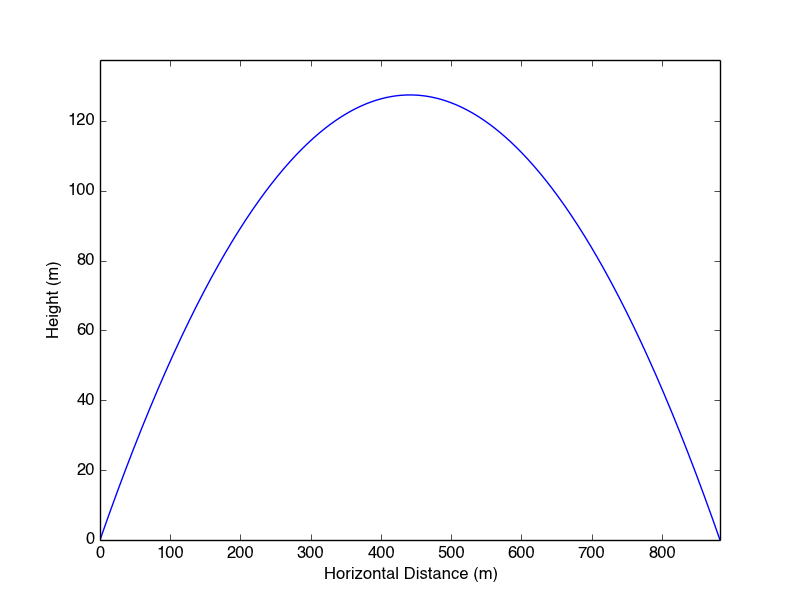

Reproduce this figure in Python.
# Exercise 5.13
import numpy as np
import matplotlib.pyplot as plt
import sys

g = 9.81
params = np.array(sys.argv[1:], dtype=np.float)
try:
    v0, theta, y0 = params[0], params[1] * np.pi / 180, params[2]
except ValueError:
    print 'v0, theta and y0 must be provided on the command-line'
    sys.exit(1)


def y(x, y0, theta, v0):
    return x * np.tan(theta) - 1. / (2 * v0 ** 2) * g * x ** 2 / \
        (np.cos(theta) ** 2) + y0

vh = v0 * np.cos(theta)
vv = v0 * np.sin(theta)

t_land = (vv + np.sqrt(vv ** 2 + 2 * g * y0)) / g

xlist = np.linspace(0, t_land * vh, 2000)
ylist = y(xlist, y0, theta, v0)

ax = plt.subplot(111)
ax.plot(xlist, ylist)
ax.set_xlabel('Horizontal Distance (m)')
ax.set_ylabel('Height (m)')
ax.set_ylim([0, ylist.max() + 10])
ax.set_xlim([0, xlist[-1]])
plt.show()
